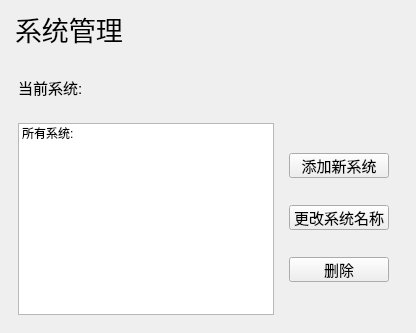
      <widget class="QWidget" name="page_6">
       <layout class="QVBoxLayout" name="verticalLayout_4">
        <property name="spacing">
         <number>0</number>
        </property>
        <property name="leftMargin">
         <number>0</number>
        </property>
        <property name="topMargin">
         <number>0</number>
        </property>
        <property name="rightMargin">
         <number>0</number>
        </property>
        <property name="bottomMargin">
         <number>0</number>
        </property>
        <item>
         <widget class="QWidget" name="widget_5" native="true">
          <layout class="QHBoxLayout" name="horizontalLayout_7">
           <property name="leftMargin">
            <number>15</number>
           </property>
           <item>
            <widget class="QLabel" name="label_10">
             <property name="font">
              <font>
               <family>Agency FB</family>
               <pointsize>20</pointsize>
              </font>
             </property>
             <property name="text">
              <string>系统管理</string>
             </property>
            </widget>
           </item>
          </layout>
         </widget>
        </item>
        <item>
         <widget class="QWidget" name="widget_6" native="true">
          <layout class="QVBoxLayout" name="verticalLayout_7">
           <item>
            <widget class="QWidget" name="widget_7" native="true">
             <layout class="QHBoxLayout" name="horizontalLayout_9">
              <item>
               <widget class="QLabel" name="label_16">
                <property name="sizePolicy">
                 <sizepolicy hsizetype="Maximum" vsizetype="Preferred">
                  <horstretch>0</horstretch>
                  <verstretch>0</verstretch>
                 </sizepolicy>
                </property>
                <property name="minimumSize">
                 <size>
                  <width>80</width>
                  <height>0</height>
                 </size>
                </property>
                <property name="font">
                 <font>
                  <pointsize>11</pointsize>
                 </font>
                </property>
                <property name="text">
                 <string>当前系统:</string>
                </property>
               </widget>
              </item>
              <item>
               <widget class="QLabel" name="label_18">
                <property name="minimumSize">
                 <size>
                  <width>100</width>
                  <height>0</height>
                 </size>
                </property>
                <property name="font">
                 <font>
                  <pointsize>11</pointsize>
                 </font>
                </property>
                <property name="text">
                 <string/>
                </property>
               </widget>
              </item>
             </layout>
            </widget>
           </item>
           <item>
            <widget class="QWidget" name="widget_8" native="true">
             <layout class="QHBoxLayout" name="horizontalLayout_10">
              <item>
               <widget class="QListWidget" name="listWidget">
                <item>
                 <property name="text">
                  <string>所有系统:</string>
                 </property>
                </item>
               </widget>
              </item>
              <item>
               <widget class="QWidget" name="widget_9" native="true">
                <layout class="QVBoxLayout" name="verticalLayout_6">
                 <item>
                  <widget class="QPushButton" name="PB98">
                   <property name="sizePolicy">
                    <sizepolicy hsizetype="Minimum" vsizetype="Fixed">
                     <horstretch>0</horstretch>
                     <verstretch>0</verstretch>
                    </sizepolicy>
                   </property>
                   <property name="minimumSize">
                    <size>
                     <width>100</width>
                     <height>25</height>
                    </size>
                   </property>
                   <property name="maximumSize">
                    <size>
                     <width>100</width>
                     <height>25</height>
                    </size>
                   </property>
                   <property name="font">
                    <font>
                     <pointsize>11</pointsize>
                    </font>
                   </property>
                   <property name="text">
                    <string> 添加新系统 </string>
                   </property>
                  </widget>
                 </item>
                 <item>
                  <widget class="QPushButton" name="PB99">
                   <property name="sizePolicy">
                    <sizepolicy hsizetype="Minimum" vsizetype="Fixed">
                     <horstretch>0</horstretch>
                     <verstretch>0</verstretch>
                    </sizepolicy>
                   </property>
                   <property name="minimumSize">
                    <size>
                     <width>100</width>
                     <height>25</height>
                    </size>
                   </property>
                   <property name="maximumSize">
                    <size>
                     <width>100</width>
                     <height>25</height>
                    </size>
                   </property>
                   <property name="font">
                    <font>
                     <pointsize>11</pointsize>
                    </font>
                   </property>
                   <property name="text">
                    <string>更改系统名称</string>
                   </property>
                  </widget>
                 </item>
                 <item>
                  <widget class="QPushButton" name="PB910">
                   <property name="sizePolicy">
                    <sizepolicy hsizetype="Minimum" vsizetype="Fixed">
                     <horstretch>0</horstretch>
                     <verstretch>0</verstretch>
                    </sizepolicy>
                   </property>
                   <property name="minimumSize">
                    <size>
                     <width>100</width>
                     <height>25</height>
                    </size>
                   </property>
                   <property name="maximumSize">
                    <size>
                     <width>100</width>
                     <height>25</height>
                    </size>
                   </property>
                   <property name="font">
                    <font>
                     <pointsize>11</pointsize>
                    </font>
                   </property>
                   <property name="text">
                    <string>删除</string>
                   </property>
                  </widget>
                 </item>
                </layout>
               </widget>
              </item>
             </layout>
            </widget>
           </item>
          </layout>
         </widget>
        </item>
       </layout>
      </widget>
